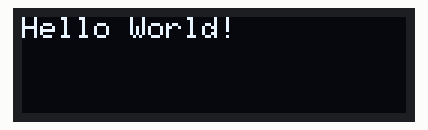
A sketch run on a simulated Arduino Uno, built with avr-gcc and run on an emulated ATmega328P. Parts: 128×32 one-colour display.

Above: at 0.1 s.

The sketch:

main.ino
```cpp
#include <SPI.h>
#include <Adafruit_GFX.h>
#include <Adafruit_SSD1306.h>


#define SCREEN_WIDTH 128 // OLED display width, in pixels
#define SCREEN_HEIGHT 32 // OLED display height, in pixels

#define OLED_RESET     4 // Reset pin # (or -1 if sharing Arduino reset pin)
#define SCREEN_ADDRESS 0x3C ///< See datasheet for Address; 0x3D for 128x64, 0x3C for 128x32
Adafruit_SSD1306 display(SCREEN_WIDTH, SCREEN_HEIGHT, &Wire, OLED_RESET);


void setup() {
  Serial.begin(9600);
  display.setTextSize(1);
  display.setTextColor(SSD1306_WHITE); // Draw white text
  display.cp437(true);         // Use full 256 char 'Code Page 437' font


  if (!display.begin(SSD1306_SWITCHCAPVCC, SCREEN_ADDRESS)) {
    Serial.println(F("SSD1306 allocation failed"));
    for (;;); // Don't proceed, loop forever
  }
}

String GetSerialData()
{
  String data = "Hello World!";//Serial.read();
  return data;
}

void DrawText(byte x, byte y, String text, bool haveClear)
{
  if (haveClear)
  {
    display.clearDisplay();
  }
  display.setCursor(x, y);
  display.println(text);
  display.display();
}

void loop()
{
  String data = GetSerialData();
  DrawText(0, 0, data, true);

}
```
